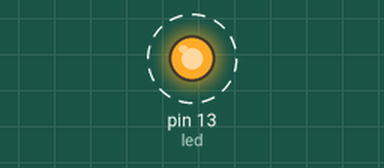
Bench run of a sketch on a simulated Arduino Uno, built with avr-gcc and run on an emulated ATmega328P. Parts: output pins drawn as LEDs (lit = HIGH). Dashed ring = blinking. What the sketch prints to the serial monitor is not drawn.

Above: at 0.2 s.
Timing chart, 0 to 3.0 s (numbered marks = the images above):
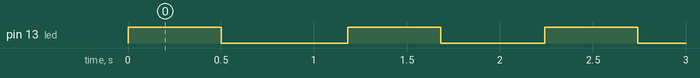

Measured:
- by itself, pin 13 (led): alternates HIGH for 0.50 s and LOW for 0.56 s
- by itself, everything shown: repeats every 3.2 s, in 6 steps

The sketch:

variables.ino
```cpp
int led = 13;
char b = 'G';
int counter = 0;

void setup() {
  // put your setup code here, to run once:
  Serial.begin(9600);
  pinMode(led, OUTPUT);

  Serial.println(led);
  Serial.println(b);
  Serial.println(counter);
}

void loop() {
  // put your main code here, to run repeatedly:
  digitalWrite(led, HIGH);
  delay(500);
  digitalWrite(led, LOW);
  delay(500);

  // counter = counter + 1;

  // Serial.println(counter);

  // // LOOPS
  while(counter<10){
    Serial.print("COUNTER: ");
    Serial.println(counter);
    counter = counter + 1;
  }


  for(int i = 0; i < 10; i++){
    Serial.println("**********");
  }

}


/*
ARITHMETIC OPERATORS

= assignment
+ addition
- substraction


*/
```
